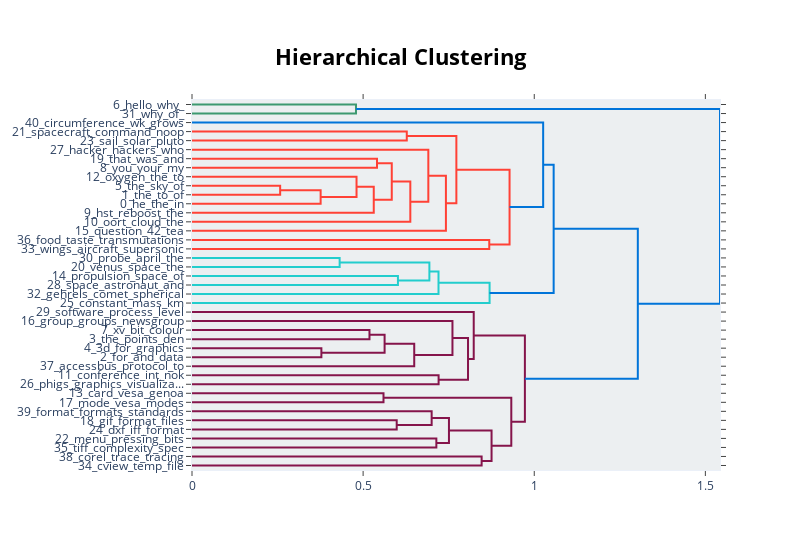

The notebook cell this image was saved under:
### Markdown cell above
## BERTopic: Visualize Topic Hierarchy

### Code cell
#| fig-align: center
fig = topic_model.visualize_hierarchy()
fig.update_layout(width=800, height=550)
fig.show()

### Figure 1 — Plotly figure (JSON) as saved in the notebook; plotly's stock layout.template omitted (floating-point values rounded to 4 significant figures)
{"data": [{"hoverinfo": "text", "marker": {"color": "rgb(61,153,112)"}, "mode": "lines", "type": "scatter", "x": [0.0, 0.4791, 0.4791, 0.0], "xaxis": "x", "y": [-5.0, -5.0, -15.0, -15.0], "yaxis": "y"}, {"hoverinfo": "text", "marker": {"color": "rgb(255,65,54)"}, "mode": "lines", "type": "scatter", "x": [0.0, 0.6276, 0.6276, 0.0], "xaxis": "x", "y": [-35.0, -35.0, -45.0, -45.0], "yaxis": "y"}, {"hoverinfo": "text", "marker": {"color": "rgb(255,65,54)"}, "mode": "lines", "type": "scatter", "x": [0.0, 0.5405, 0.5405, 0.0], "xaxis": "x", "y": [-65.0, -65.0, -75.0, -75.0], "yaxis": "y"}, {"hoverinfo": "text", "marker": {"color": "rgb(255,65,54)"}, "mode": "lines", "type": "scatter", "x": [0.0, 0.2576, 0.2576, 0.0], "xaxis": "x", "y": [-95.0, -95.0, -105.0, -105.0], "yaxis": "y"}, {"hoverinfo": "text", "marker": {"color": "rgb(255,65,54)"}, "mode": "lines", "type": "scatter", "x": [0.2576, 0.3758, 0.3758, 0.0], "xaxis": "x", "y": [-100.0, -100.0, -115.0, -115.0], "yaxis": "y"}, {"hoverinfo": "text", "marker": {"color": "rgb(255,65,54)"}, "mode": "lines", "type": "scatter", "x": [0.0, 0.4807, 0.4807, 0.3758], "xaxis": "x", "y": [-85.0, -85.0, -107.5, -107.5], "yaxis": "y"}, {"hoverinfo": "text", "marker": {"color": "rgb(255,65,54)"}, "mode": "lines", "type": "scatter", "x": [0.4807, 0.5311, 0.5311, 0.0], "xaxis": "x", "y": [-96.25, -96.25, -125.0, -125.0], "yaxis": "y"}, {"hoverinfo": "text", "marker": {"color": "rgb(255,65,54)"}, "mode": "lines", "type": "scatter", "x": [0.5405, 0.5837, 0.5837, 0.5311], "xaxis": "x", "y": [-70.0, -70.0, -110.6, -110.6], "yaxis": "y"}, {"hoverinfo": "text", "marker": {"color": "rgb(255,65,54)"}, "mode": "lines", "type": "scatter", "x": [0.5837, 0.6379, 0.6379, 0.0], "xaxis": "x", "y": [-90.31, -90.31, -135.0, -135.0], "yaxis": "y"}, {"hoverinfo": "text", "marker": {"color": "rgb(255,65,54)"}, "mode": "lines", "type": "scatter", "x": [0.0, 0.6905, 0.6905, 0.6379], "xaxis": "x", "y": [-55.0, -55.0, -112.7, -112.7], "yaxis": "y"}, {"hoverinfo": "text", "marker": {"color": "rgb(255,65,54)"}, "mode": "lines", "type": "scatter", "x": [0.6905, 0.7419, 0.7419, 0.0], "xaxis": "x", "y": [-83.83, -83.83, -145.0, -145.0], "yaxis": "y"}, {"hoverinfo": "text", "marker": {"color": "rgb(255,65,54)"}, "mode": "lines", "type": "scatter", "x": [0.6276, 0.7725, 0.7725, 0.7419], "xaxis": "x", "y": [-40.0, -40.0, -114.4, -114.4], "yaxis": "y"}, {"hoverinfo": "text", "marker": {"color": "rgb(255,65,54)"}, "mode": "lines", "type": "scatter", "x": [0.0, 0.8685, 0.8685, 0.0], "xaxis": "x", "y": [-155.0, -155.0, -165.0, -165.0], "yaxis": "y"}, {"hoverinfo": "text", "marker": {"color": "rgb(255,65,54)"}, "mode": "lines", "type": "scatter", "x": [0.7725, 0.9279, 0.9279, 0.8685], "xaxis": "x", "y": [-77.21, -77.21, -160.0, -160.0], "yaxis": "y"}, {"hoverinfo": "text", "marker": {"color": "rgb(0,116,217)"}, "mode": "lines", "type": "scatter", "x": [0.0, 1.026, 1.026, 0.9279], "xaxis": "x", "y": [-25.0, -25.0, -118.6, -118.6], "yaxis": "y"}, {"hoverinfo": "text", "marker": {"color": "rgb(35,205,205)"}, "mode": "lines", "type": "scatter", "x": [0.0, 0.4314, 0.4314, 0.0], "xaxis": "x", "y": [-175.0, -175.0, -185.0, -185.0], "yaxis": "y"}, {"hoverinfo": "text", "marker": {"color": "rgb(35,205,205)"}, "mode": "lines", "type": "scatter", "x": [0.0, 0.6017, 0.6017, 0.0], "xaxis": "x", "y": [-195.0, -195.0, -205.0, -205.0], "yaxis": "y"}, {"hoverinfo": "text", "marker": {"color": "rgb(35,205,205)"}, "mode": "lines", "type": "scatter", "x": [0.4314, 0.6936, 0.6936, 0.6017], "xaxis": "x", "y": [-180.0, -180.0, -200.0, -200.0], "yaxis": "y"}, {"hoverinfo": "text", "marker": {"color": "rgb(35,205,205)"}, "mode": "lines", "type": "scatter", "x": [0.6936, 0.7202, 0.7202, 0.0], "xaxis": "x", "y": [-190.0, -190.0, -215.0, -215.0], "yaxis": "y"}, {"hoverinfo": "text", "marker": {"color": "rgb(35,205,205)"}, "mode": "lines", "type": "scatter", "x": [0.7202, 0.8695, 0.8695, 0.0], "xaxis": "x", "y": [-202.5, -202.5, -225.0, -225.0], "yaxis": "y"}, {"hoverinfo": "text", "marker": {"color": "rgb(0,116,217)"}, "mode": "lines", "type": "scatter", "x": [1.026, 1.057, 1.057, 0.8695], "xaxis": "x", "y": [-71.8, -71.8, -213.8, -213.8], "yaxis": "y"}, {"hoverinfo": "text", "marker": {"color": "rgb(133,20,75)"}, "mode": "lines", "type": "scatter", "x": [0.0, 0.5186, 0.5186, 0.0], "xaxis": "x", "y": [-255.0, -255.0, -265.0, -265.0], "yaxis": "y"}, {"hoverinfo": "text", "marker": {"color": "rgb(133,20,75)"}, "mode": "lines", "type": "scatter", "x": [0.0, 0.378, 0.378, 0.0], "xaxis": "x", "y": [-275.0, -275.0, -285.0, -285.0], "yaxis": "y"}, {"hoverinfo": "text", "marker": {"color": "rgb(133,20,75)"}, "mode": "lines", "type": "scatter", "x": [0.5186, 0.5628, 0.5628, 0.378], "xaxis": "x", "y": [-260.0, -260.0, -280.0, -280.0], "yaxis": "y"}, {"hoverinfo": "text", "marker": {"color": "rgb(133,20,75)"}, "mode": "lines", "type": "scatter", "x": [0.5628, 0.6493, 0.6493, 0.0], "xaxis": "x", "y": [-270.0, -270.0, -295.0, -295.0], "yaxis": "y"}, {"hoverinfo": "text", "marker": {"color": "rgb(133,20,75)"}, "mode": "lines", "type": "scatter", "x": [0.0, 0.761, 0.761, 0.6493], "xaxis": "x", "y": [-245.0, -245.0, -282.5, -282.5], "yaxis": "y"}, {"hoverinfo": "text", "marker": {"color": "rgb(133,20,75)"}, "mode": "lines", "type": "scatter", "x": [0.0, 0.7205, 0.7205, 0.0], "xaxis": "x", "y": [-305.0, -305.0, -315.0, -315.0], "yaxis": "y"}, {"hoverinfo": "text", "marker": {"color": "rgb(133,20,75)"}, "mode": "lines", "type": "scatter", "x": [0.761, 0.8065, 0.8065, 0.7205], "xaxis": "x", "y": [-263.8, -263.8, -310.0, -310.0], "yaxis": "y"}, {"hoverinfo": "text", "marker": {"color": "rgb(133,20,75)"}, "mode": "lines", "type": "scatter", "x": [0.0, 0.8232, 0.8232, 0.8065], "xaxis": "x", "y": [-235.0, -235.0, -286.9, -286.9], "yaxis": "y"}, {"hoverinfo": "text", "marker": {"color": "rgb(133,20,75)"}, "mode": "lines", "type": "scatter", "x": [0.0, 0.5595, 0.5595, 0.0], "xaxis": "x", "y": [-325.0, -325.0, -335.0, -335.0], "yaxis": "y"}, {"hoverinfo": "text", "marker": {"color": "rgb(133,20,75)"}, "mode": "lines", "type": "scatter", "x": [0.0, 0.5981, 0.5981, 0.0], "xaxis": "x", "y": [-355.0, -355.0, -365.0, -365.0], "yaxis": "y"}, {"hoverinfo": "text", "marker": {"color": "rgb(133,20,75)"}, "mode": "lines", "type": "scatter", "x": [0.0, 0.7002, 0.7002, 0.5981], "xaxis": "x", "y": [-345.0, -345.0, -360.0, -360.0], "yaxis": "y"}, {"hoverinfo": "text", "marker": {"color": "rgb(133,20,75)"}, "mode": "lines", "type": "scatter", "x": [0.0, 0.714, 0.714, 0.0], "xaxis": "x", "y": [-375.0, -375.0, -385.0, -385.0], "yaxis": "y"}, {"hoverinfo": "text", "marker": {"color": "rgb(133,20,75)"}, "mode": "lines", "type": "scatter", "x": [0.7002, 0.7508, 0.7508, 0.714], "xaxis": "x", "y": [-352.5, -352.5, -380.0, -380.0], "yaxis": "y"}, {"hoverinfo": "text", "marker": {"color": "rgb(133,20,75)"}, "mode": "lines", "type": "scatter", "x": [0.0, 0.8463, 0.8463, 0.0], "xaxis": "x", "y": [-395.0, -395.0, -405.0, -405.0], "yaxis": "y"}, {"hoverinfo": "text", "marker": {"color": "rgb(133,20,75)"}, "mode": "lines", "type": "scatter", "x": [0.7508, 0.8753, 0.8753, 0.8463], "xaxis": "x", "y": [-366.2, -366.2, -400.0, -400.0], "yaxis": "y"}, {"hoverinfo": "text", "marker": {"color": "rgb(133,20,75)"}, "mode": "lines", "type": "scatter", "x": [0.5595, 0.9329, 0.9329, 0.8753], "xaxis": "x", "y": [-330.0, -330.0, -383.1, -383.1], "yaxis": "y"}, {"hoverinfo": "text", "marker": {"color": "rgb(133,20,75)"}, "mode": "lines", "type": "scatter", "x": [0.8232, 0.9727, 0.9727, 0.9329], "xaxis": "x", "y": [-260.9, -260.9, -356.6, -356.6], "yaxis": "y"}, {"hoverinfo": "text", "marker": {"color": "rgb(0,116,217)"}, "mode": "lines", "type": "scatter", "x": [1.057, 1.303, 1.303, 0.9727], "xaxis": "x", "y": [-142.8, -142.8, -308.8, -308.8], "yaxis": "y"}, {"hoverinfo": "text", "marker": {"color": "rgb(0,116,217)"}, "mode": "lines", "type": "scatter", "x": [0.4791, 1.543, 1.543, 1.303], "xaxis": "x", "y": [-10.0, -10.0, -225.8, -225.8], "yaxis": "y"}], "layout": {"autosize": false, "height": 550, "hoverlabel": {"bgcolor": "white", "font": {"family": "Rockwell", "size": 16}}, "hovermode": "closest", "plot_bgcolor": "#ECEFF1", "showlegend": false, "title": {"font": {"color": "Black", "size": 22}, "text": "<b>Hierarchical Clustering</b>", "x": 0.5, "xanchor": "center", "yanchor": "top"}, "width": 800, "xaxis": {"mirror": "allticks", "rangemode": "tozero", "showgrid": false, "showline": true, "showticklabels": true, "ticks": "outside", "type": "linear", "zeroline": false}, "yaxis": {"mirror": "allticks", "range": [-410, 0], "rangemode": "tozero", "showgrid": false, "showline": true, "showticklabels": true, "tickmode": "array", "ticks": "outside", "ticktext": ["6_hello_why_", "31_why_of_", "40_circumference_wk_grows", "21_spacecraft_command_noop", "23_sail_solar_pluto", "27_hacker_hackers_who", "19_that_was_and", "8_you_your_my", "12_oxygen_the_to", "5_the_sky_of", "1_the_to_of", "0_he_the_in", "9_hst_reboost_the", "10_oort_cloud_the", "15_question_42_tea", "36_food_taste_transmutations", "33_wings_aircraft_supersonic", "30_probe_april_the", "20_venus_space_the", "14_propulsion_space_of", "28_space_astronaut_and", "32_gehrels_comet_spherical", "25_constant_mass_km", "29_software_process_level", "16_group_groups_newsgroup", "7_xv_bit_colour", "3_the_points_den", "4_3d_for_graphics", "2_for_and_data", "37_accessbus_protocol_to", "11_conference_int_nok", "26_phigs_graphics_visualiza...", "13_card_vesa_genoa", "17_mode_vesa_modes", "39_format_formats_standards", "18_gif_format_files", "24_dxf_iff_format", "22_menu_pressing_bits", "35_tiff_complexity_spec", "38_corel_trace_tracing", "34_cview_temp_file"], "tickvals": [-5, -15, -25, -35, -45, -55, -65, -75, -85, -95, -105, -115, -125, -135, -145, -155, -165, -175, -185, -195, -205, -215, -225, -235, -245, -255, -265, -275, -285, -295, -305, -315, -325, -335, -345, -355, -365, -375, -385, -395, -405], "type": "linear", "zeroline": false}}}
